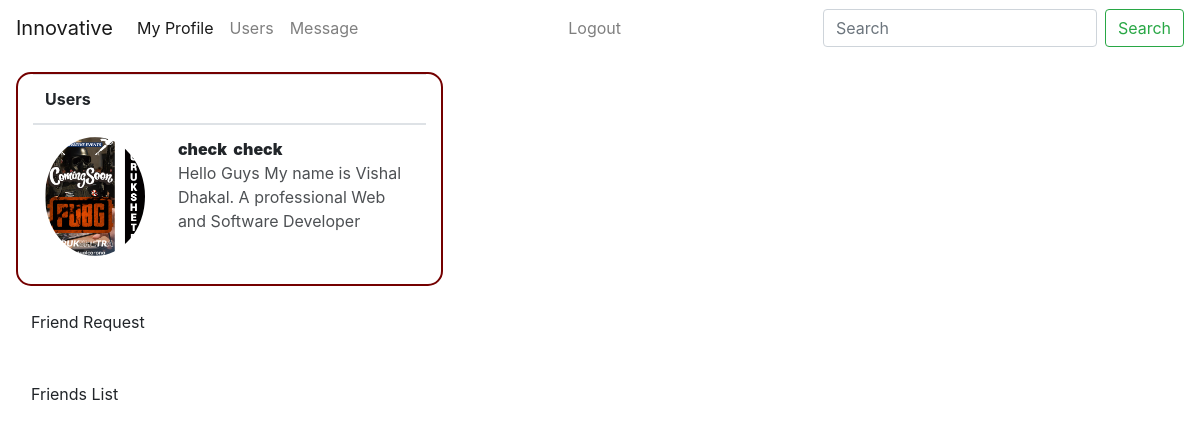
The page /user/ (signed in) on the database its author committed.
### accounts/models.py (models this page shows)
class Profile(models.Model):
    friends = models.ManyToManyField("Profile",blank=True,related_name='friend')
    user = models.ForeignKey(User,on_delete=models.CASCADE,related_name='usser')
    cover_photo = models.ImageField(blank=True,null=True)
    profile_photo = models.ImageField(blank=True,null=True)
    profession = models.CharField(max_length=400,blank=True)
    temporary_address = models.CharField(max_length=400,blank=True)
    permanent_address = models.CharField(max_length=400,blank=True)
    contact_no = models.CharField(max_length=400,blank=True)
    bio = models.TextField(blank=True)

### post/views.py (the view)
# urls.py: path('user/',views.users,name = 'users'),
def users(request):
    id = request.user.id
    tyouser = User.objects.get(id=id)
    tyouserprof = Profile.objects.get(user=tyouser)
    friendss = Profile.objects.values_list('friend',flat=True)
    friendse = tyouserprof.friends.all()
    usersobj = Profile.objects.exclude(id=id)
    friendreqs = friendRequest.objects.filter(to=tyouserprof)
    notfriends = usersobj.exclude(friends__in=friendse)
    abcd = notfriends.exclude(friends=tyouserprof)
    context = {'users':abcd,'tyouser':friendse,'friendreq':friendreqs}
    return render(request, 'users.html',context)

### templates/users.html (shortened to what this page needs)
{% extends 'base.html' %}
{% load static %}
{% block body %}
    <div class="container m-3">
        <div class="row">
            <div class="col-md-5 tables">
                <table class="table">
                    <thead>
                      <tr>
                        <th scope="col">Users</th>
                      </tr>
                    </thead>
                    <tbody>
                    {% for user in users %}
                      <tr>
                        <td>
                            <div class="row">
                                <div class="col-sm-4">
                                    <a href="{% url 'usersingle' user.id %}">
                                        <img src="{% if user.profile_photo %}{{user.profile_photo.url}}{% else %}{% static 'image/feature-slide-2.jpg' %}{% endif %}" class="rounded-circle" height="100px" width="100px">
                                    </a>
                                </div>
                                <div class="col-sm-8">
                                    <p>
                                        <strong><b><a href="{% url 'usersingle' user.id %}" class="lk">{{user.user.first_name}}&nbsp;&nbsp;{{user.user.last_name}}</a></b></strong>
                                    </p>
                                    <p class="opac">
                                        {{user.bio}}
                                    </p>
                                </div>
                            </div>
                        </td>
                      </tr>
                    {% endfor %}
                    </tbody>
                  </table>
            </div>
            <div class="container my-4">
                Friend Request
            </div>
            <div class="container my-4">
                Friends List
            </div>
        </div>
    </div>
{% endblock %}

### templates/base.html (style rules this page uses)
body { background-color: rgb(255, 255, 255); }

### templates/users.html (style rules this page uses)
.tables { background-color: rgb(255, 255, 255); border-radius: 15px; border: 2px solid rgb(116, 0, 0); }
.opac { opacity: 0.8; }
.lk { text-decoration: none !important; }

### rows shown on the page
Profile: profile_photo (picture), user.first_name "check", user.last_name "check", bio "Hello Guys My name is Vishal Dhakal. A professional Web and Software Developer"
